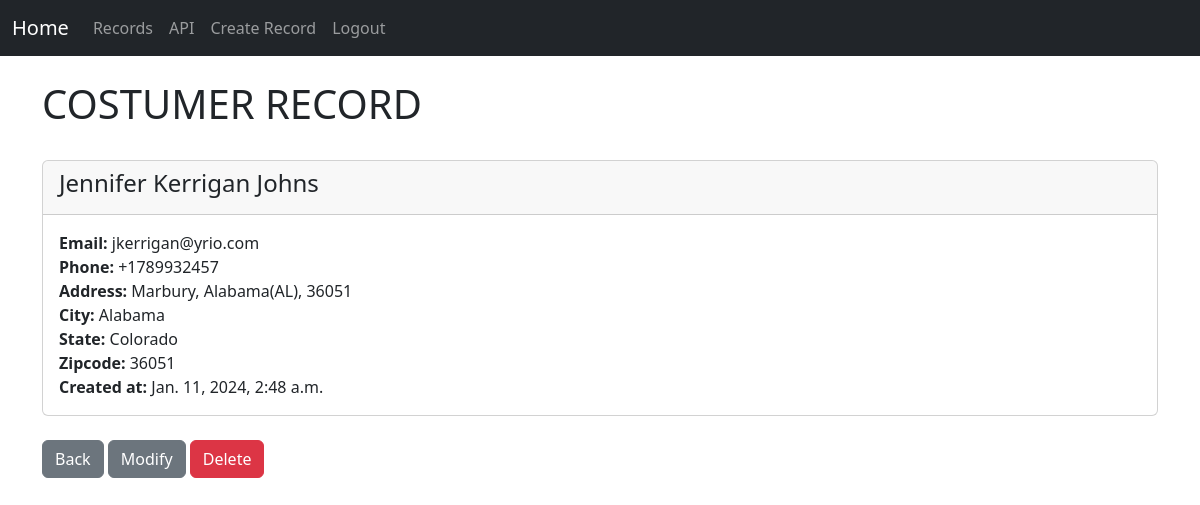
/record/20 (signed in), run on the app's committed database.
### crm/models.py (models this page shows, shortened)
class Record(models.Model):
	created_at = models.DateTimeField(auto_now_add=True)
	first_name = models.CharField(max_length=50)
	last_name =  models.CharField(max_length=50)
	email =  models.CharField(max_length=100)
	phone = models.CharField(max_length=15)
	address =  models.CharField(max_length=100)
	city =  models.CharField(max_length=50)
	state =  models.CharField(max_length=50)
	zipcode =  models.CharField(max_length=20)

### crm/views.py (the view)
# urls.py: path('record/<int:pk>', views.costumer_record, name='record'),
def costumer_record(request,pk):
	if request.user.is_authenticated:
		costumer_record = Record.objects.get(id=pk)
		return render(request,'record.html',{'costumer_record':costumer_record})
	else:
		messages.error(request, 'You Must Be Authenticated To Access Here!...')
		return redirect('saludo')

### crm/templates/record.html (shortened to what this page needs)
{% extends 'base.html' %}
{% block content %}
<div >
		{%  if user.is_authenticated  %}
		<h1>COSTUMER RECORD</h1>
			<br>
			<div class="card">
			  <div class="card-header">
			    <h4>{{costumer_record.first_name}}  {{costumer_record.last_name}}</h3>
			  </div>
			  <div class="card-body">
			    <strong> Email: </strong> {{costumer_record.email}}<br>
			    <strong>Phone: </strong> {{costumer_record.phone}}<br>
			    <strong>Address: </strong> {{costumer_record.address}}<br>
			    <strong>City: </strong> {{costumer_record.city}}<br>
			    <strong>State: </strong> {{costumer_record.state}}<br>
			    <strong>Zipcode: </strong> {{costumer_record.zipcode}}<br>
			    <strong>Created at: </strong> {{costumer_record.created_at}}
			  </div>
			</div>
			<br>
	    <a href="{%url 'records'%}" class="btn btn-secondary">Back</a>
   	    <a href="{%url 'update_record' costumer_record.id %}" class="btn btn-secondary">Modify</a>
	    <a href="{%url 'delete_record' costumer_record.id %}" class="btn btn-danger">Delete</a>
		{% endif %}
	</div>
{% endblock %}

### data on the page
Record: first_name "Jennifer", last_name "Kerrigan Johns", email "jkerrigan@yrio.com", phone "+1789932457", address "Marbury, Alabama(AL), 36051", city "Alabama", state "Colorado", zipcode "36051", created_at "Jan. 11, 2024, 2:48 a.m."
